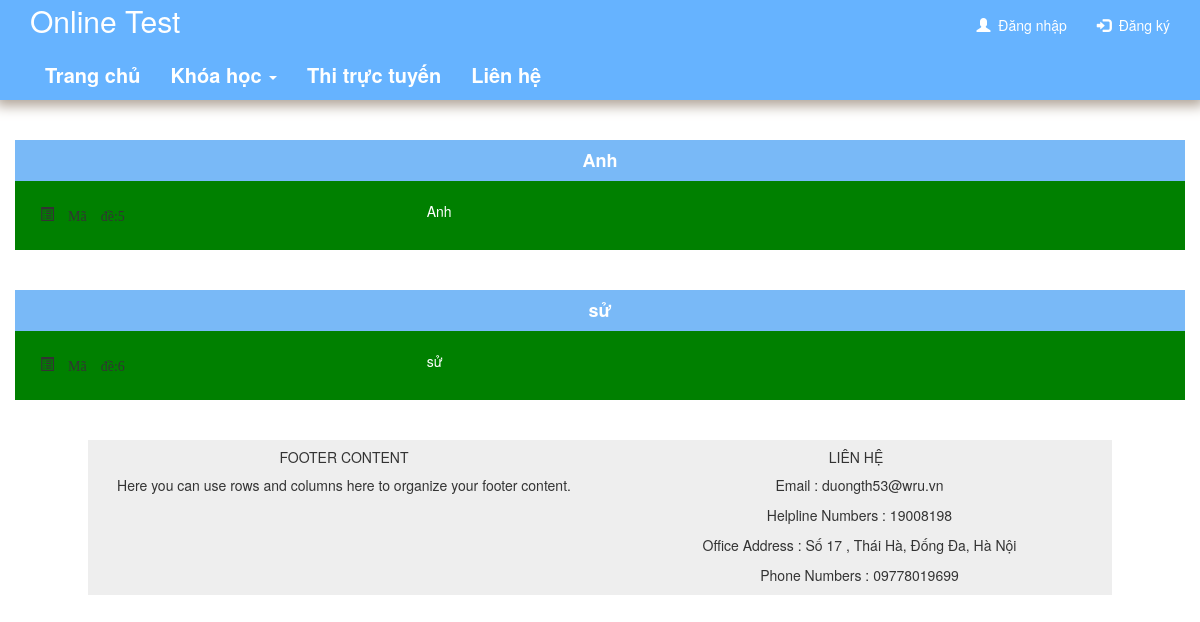
Screenshot of /thitructuyen.php with the database file from the repository.
### tables this page shows
CREATE TABLE `dethi` (
  `IDdeThi` int(10) NOT NULL,
  `tenDethi` varchar(255) NOT NULL,
  `soCau` int(10) NOT NULL,
  `ngayTao` date DEFAULT NULL,
  `trangThai` bit(10) NOT NULL DEFAULT b'1',
  `tenmon` varchar(255) NOT NULL
);

### components/content/contentthitructuyen.php (the view)
<?php
  include ('database/connect.php');
?>
  <?php
    $query = "SELECT iddethi, tendethi, tenmon FROM dethi";
    $sql = mysqli_query($conn, $query);
  ?>
<?php while($result = mysqli_fetch_array($sql)){ ?>
  <div class="container" style="margin-top:40px ; background-color: green" >
    <div class="row">
      <form method="POST">
        <div class="col-md-12" style="margin-bottom: 20px">
          <div class=" row">
            <div class="col-md-12 text-center" style="background-color: #79b9f7; ">
              <h4><b style="color: white"><?php echo $result['tenmon']; ?> </b></h4>
            </div>
            <div class="col-md-12" style="margin-top: 15px" >
              <div class="row">
                <div class="col-md-12" >
                  <div class="row" style="padding: 5px">
                    <div class="col-md-4" ><span class="glyphicon glyphicon-list-alt" style="padding: 5px">   Mã đề:<?php echo $result['iddethi'] ?> </span></div>
                    <div class="col-md-8" ><span style="padding: 5px">
                      <?php
                        echo "<a href=\"http://localhost/thionlie/vaothi.php?iddethi=".$result['iddethi']."\">".$result['tenmon']."</a>";
                      ?>
                    </span></div>
                  </div>
                </div>
              </div>
            </div>
          </div>
        </div>
      </form>
    </div>
</div>
<?php }?>

### css/menu.css (style rules this page uses)
@media (min-width: 767px) { a { text-decoration: none; } }
a { color: white; }

### rows the page displays
dethi: tenmon "Anh", IDdeThi "5"
dethi: tenmon "sử", IDdeThi "6"
